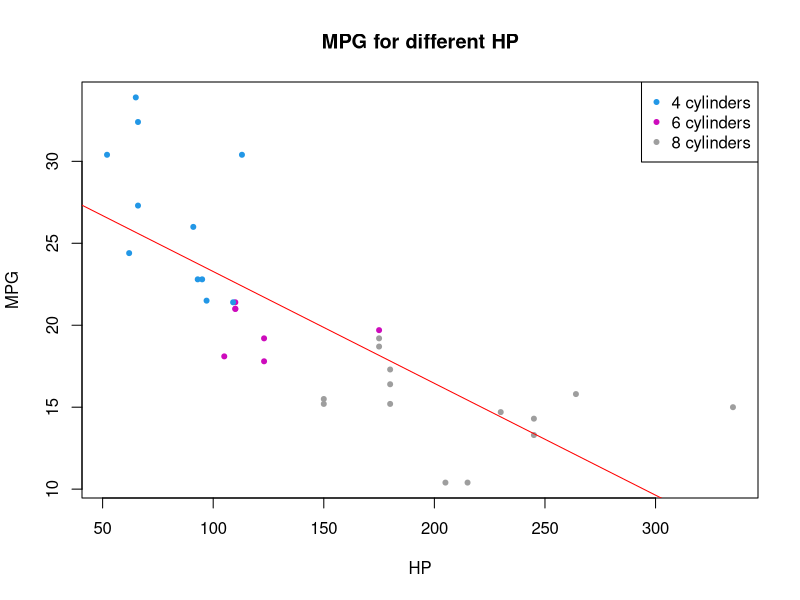

This figure's R source:
## ---- chunk 1
  data(mtcars)
  plot(mtcars$hp, mtcars$mpg, pch = 20, main = "MPG for different HP", xlab = "HP", ylab = "MPG", col = mtcars$cyl)
  legend("topright", legend = c("4 cylinders", "6 cylinders", "8 cylinders"), pch = 20, col = c(4, 6, 8), )
  abline(lm(mpg ~ hp, data = mtcars), col = "red")
